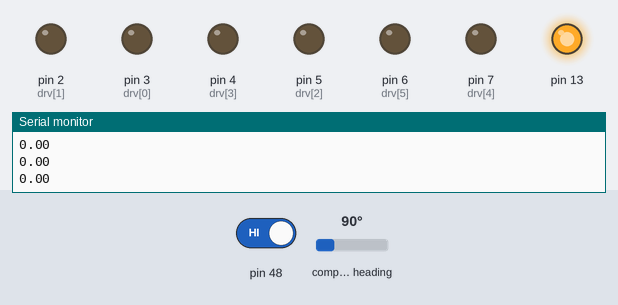
The sketch below on a simulated Arduino Mega 2560, built with avr-gcc and run on an emulated ATmega2560. On the bench: output pins drawn as LEDs (lit = HIGH), the last lines printed to the serial monitor. The inputs (shaded band) are chosen by the test bench; at power-on: pin 48 HIGH, compass heading 90°.

Above: at 1.2 s.
1.3 s: pin 48 driven LOW
At 2.5 s:
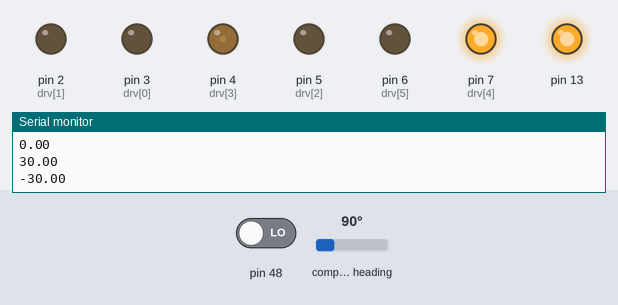
2.8 s: pin 48 driven HIGH
At 4.0 s:
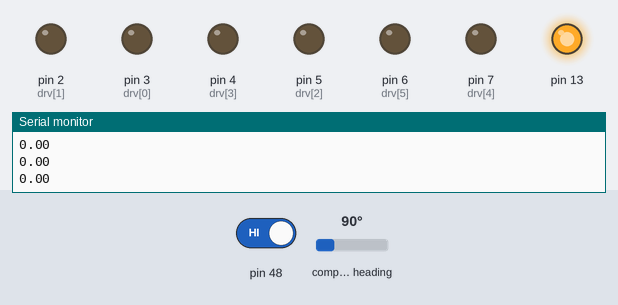
Timing chart, 0 to 5.8 s (numbered marks = the images above; inputs shaded):
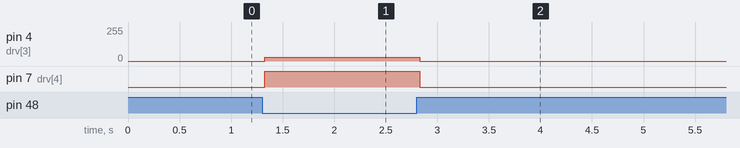

Measured:
- after the input at 1.3 s, pin 4 (drv[3]): 0/255 → 30/255 at once; pin 7 (drv[4]): LOW → HIGH at once
- after the input at 2.8 s, pin 4 (drv[3]): 30/255 → 0/255 at once; pin 7 (drv[4]): HIGH → LOW at once

The sketch:

Motor_Control.ino
```cpp
/*  Motor Control Sketch
 *  C: 13/08/2017 | LM: 13/08/2017
 *  ----------------------------------
 *  NB: This sketch needs to be converted to library
 *
 *  Combines magnetometer info with local / global angle commands to steer + drive bot
 *  Global rotation and global drive can be combined with local rotation input
 *  Local drive is manual override, and can be combined with trailing local rotation input (will affect trajectory)
 *
 *  Note: All angles are written as milliradians
 *  ----------------------------------
 *  By Rithesh R Jayaram
 *  ----------------------------------
 *  Uses Adafuit HMC588l Magnetometer Library
*/

// LIBRARIES //
#include <Wire.h> // I2C used only for magnetometer
#include <Adafruit_Sensor.h>
#include <Adafruit_HMC5883_U.h>
Adafruit_HMC5883_Unified mag = Adafruit_HMC5883_Unified(12345); // Instantiate magnetometer

// STATIC VARIABLES //
#define magReadDelay 2  // Minimum delay between magnetometer readings (milliseconds)
// Pinouts of motors:    1CCW 1CW | 2CCW 2CW | 3CCW 3CW
const int drv[6] =       {3,   2,    5,   4,    7,   6};

// VARIABLES //
byte rotConType= 0;     // Current rotation mode (0 = auto, 1 = local, 2 = global)
byte driveConType = 0;  // Current drive    mode (0 = auto, 1 = local, 2 = global)

float milHeading;       // Raw value (in millirads) from magnetometer
int locRotAngle, globRotAngle, locDriveAngle, globDriveAngle; // Values for control vectors

float ratM1, ratM2, ratM3;  // Motor drive ratios
float M1, M2, M3;           // Raw motor drive values (%)
float offM1, offM2, offM3;  // Offset of each motor when driven (for rotation) (%)
int maxDrive = 30;          // Value of most activated motor (%)


void setup() {
  mag.begin(); // Initialise magnetometer

  // TEMP
  Serial.begin(9600); // TEMP
  pinMode(13, OUTPUT);
  digitalWrite(13, HIGH);
  localDrive(6400);
  localRot(0);
  driveAll();

}

void loop() {
  relaxMag(); // Refreshes current mag readings (uses internally scheduled delay)
  if(digitalRead(48) == LOW){
    localDrive(6400);
    localRot(0);
    driveAll();
  }else{
    M1 = 0;
    M2 = 0;
    M3 = 0;
    localRot(0);
    driveAll();
  }
}

// Sets local drive values based on local angle (mils)
void localDrive(float driveAngle){
  float scaledownFactor; // Holds value to divide ratios into maxDrive percentage
  bool runReversed[3];  // Holds values for motor direction

  // Begin by determining which sector of bot angle resides in
  if (driveAngle >= 533.33){
    if (driveAngle <= 1600){           // At M2 sector
      runReversed[0] = true; runReversed[1] = false; runReversed[2] = false;
      ratM1 = 1600 - driveAngle;
      ratM2 = 0;
      ratM3 = driveAngle - 533.33;
    }else if (driveAngle <= 2666.66){  // Between M2 and M1
      runReversed[0] = false; runReversed[1] = true; runReversed[2] = false;
      ratM1 = 2666.66 - driveAngle;
      ratM2 = driveAngle - 1600;
      ratM3 = 0;
    }else if (driveAngle <= 3733.33){  // At M1 sector
      runReversed[0] = false; runReversed[1] = true; runReversed[2] = false;
      ratM1 = 0;
      ratM2 = driveAngle - 2666.66;
      ratM3 = 3733.33 - driveAngle;
    }else if (driveAngle <= 4800){     // Between M1 and M3
      runReversed[0] = true; runReversed[1] = false; runReversed[2] = false;
      ratM1 = driveAngle - 3733.33;
      ratM2 = 0;
      ratM3 = 4800 - driveAngle;
    }else if (driveAngle <= 5866.66){  // At M3 sector
      runReversed[0] = true; runReversed[1] = false; runReversed[2] = false;
      ratM1 = driveAngle - 4800;
      ratM2 = 5866.66 - driveAngle;
      ratM3 = 0;
    }else if (driveAngle <= 6400){     // Between M3 and M2 (til 6400mil)
      runReversed[0] = false; runReversed[1] = false; runReversed[2] = true;
      ratM1 = 0;
      ratM2 = (6400 - driveAngle) + 533.33;
      ratM3 = driveAngle - 5866.66;
    }
  }else if (driveAngle > -1){         // Between M3 and M2 (from 6400mil)
    runReversed[0] = false; runReversed[1] = false; runReversed[2] = true;
    ratM1 = 0;
    ratM2 = 533.33 - driveAngle;
    ratM3 = 533.33 + driveAngle;
  }

  // Find highest motor value and reduce all to motor drive values based on ratio
  if (ratM1 > ratM2){
    if (ratM1 > ratM3){ // M1 greatest
      scaledownFactor = ratM1 / maxDrive;
    }else{              // M3 greatest
      scaledownFactor = ratM3 / maxDrive;
    }
  }else{
    if (ratM2 > ratM3){ // M2 greatest
      scaledownFactor = ratM2 / maxDrive;
    }else{              // M3 greatest
      scaledownFactor = ratM3 / maxDrive;
    }
  }

  // Convert to motor drive percentages and compensate for direction
  M1 = round(ratM1 / scaledownFactor);
  M2 = round(ratM2 / scaledownFactor);
  M3 = round(ratM3 / scaledownFactor);


  if (runReversed[0]) M1 = -1 * M1;
  if (runReversed[1]) M2 = -1 * M2;
  if (runReversed[2]) M3 = -1 * M3;

  // Compensate for imbalance by equalising rotation ratio
  if ((M1 + M2 + M3) != 0.00){
    if (ratM1 == 0.00){
      M1 = 0.00 - (M1 + M2 + M3);
    }else if (ratM2 == 0.00){
      M2 = 0.00 - (M1 + M2 + M3);
    }else if (ratM3 == 0.00){
      M3 = 0.00 - (M1 + M2 + M3);
    }
  }
}


// Sets local rotation offset (-100 <-> 100) (about bot central axis)
void localRot(float rotMagnitude){
  offM1 = rotMagnitude;
  offM2 = rotMagnitude;
  offM3 = rotMagnitude;
}


// Drives motors
void driveAll(void){
  // Add rotation offsets
  M1 = M1 + offM1;
  M2 = M2 + offM2;
  M3 = M3 + offM3;

  Serial.println(M1);
  Serial.println(M2);
  Serial.println(M3);

  // Drive motors
  if (M1 > 0) analogWrite(drv[1], M1);
  else if (M1 < 0) analogWrite(drv[0], M1 * 2.55);
  else if (M1 == 0){
    analogWrite(drv[1], M1);
    analogWrite(drv[0], M1);
  }

  if (M2 > 0) analogWrite(drv[3], M2);
  else if (M2 < 0) analogWrite(drv[2], M2 * 2.55);
  else if (M2 == 0){
    analogWrite(drv[3], M2);
    analogWrite(drv[2], M2);
  }

  if (M3 > 0) analogWrite(drv[5], M3* 2.55);
  else if (M3 < 0) analogWrite(drv[4], M3* 2.55);
  else if (M3 == 0){
    analogWrite(drv[5], M3);
    analogWrite(drv[4], M3);
  }
}


// Relaxes information from magnetometer
void relaxMag(void){
  float heading;          // Holds heading value in radians
  static float nextRun;   // Holds next runtime (millis)

  if (millis() > nextRun){
    sensors_event_t event; // Gets new magnetometer event
    mag.getEvent(&event);
    heading = atan2(event.magnetic.y, event.magnetic.x);  // Store new vals in variable (does not account for tilt)
    milHeading = heading * 1000;            // Convert to milliradians for global variable
    if (milHeading < 0) milHeading += 6400; // Compensate for negative reading

    nextRun = millis() + magReadDelay;  // Schedule next refresh
  }
}
```
